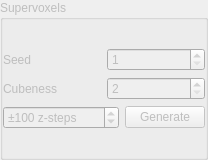
             <widget class="QGroupBox" name="groupBoxSupervoxels">
              <property name="enabled">
               <bool>false</bool>
              </property>
              <property name="sizePolicy">
               <sizepolicy hsizetype="Preferred" vsizetype="Fixed">
                <horstretch>0</horstretch>
                <verstretch>0</verstretch>
               </sizepolicy>
              </property>
              <property name="minimumSize">
               <size>
                <width>0</width>
                <height>160</height>
               </size>
              </property>
              <property name="autoFillBackground">
               <bool>false</bool>
              </property>
              <property name="title">
               <string>Supervoxels</string>
              </property>
              <property name="flat">
               <bool>false</bool>
              </property>
              <layout class="QVBoxLayout" name="verticalLayout_5">
               <property name="leftMargin">
                <number>0</number>
               </property>
               <property name="rightMargin">
                <number>0</number>
               </property>
               <item>
                <layout class="QVBoxLayout" name="verticalLayout_6">
                 <item>
                  <layout class="QHBoxLayout" name="horizontalLayout_4" stretch="0,0">
                   <property name="sizeConstraint">
                    <enum>QLayout::SetDefaultConstraint</enum>
                   </property>
                   <property name="topMargin">
                    <number>0</number>
                   </property>
                   <property name="rightMargin">
                    <number>0</number>
                   </property>
                   <item>
                    <widget class="QLabel" name="label">
                     <property name="text">
                      <string>Seed</string>
                     </property>
                    </widget>
                   </item>
                   <item>
                    <widget class="QSpinBox" name="spinSVSeed">
                     <property name="minimum">
                      <number>1</number>
                     </property>
                    </widget>
                   </item>
                  </layout>
                 </item>
                 <item>
                  <layout class="QHBoxLayout" name="horizontalLayout_2">
                   <item>
                    <widget class="QLabel" name="label_2">
                     <property name="text">
                      <string>Cubeness</string>
                     </property>
                    </widget>
                   </item>
                   <item>
                    <widget class="QSpinBox" name="spinSVCubeness">
                     <property name="minimum">
                      <number>2</number>
                     </property>
                     <property name="maximum">
                      <number>900</number>
                     </property>
                     <property name="singleStep">
                      <number>3</number>
                     </property>
                    </widget>
                   </item>
                  </layout>
                 </item>
                 <item>
                  <layout class="QHBoxLayout" name="horizontalLayout_5">
                   <item>
                    <widget class="QSpinBox" name="spinSVZ">
                     <property name="sizePolicy">
                      <sizepolicy hsizetype="Fixed" vsizetype="Fixed">
                       <horstretch>0</horstretch>
                       <verstretch>0</verstretch>
                      </sizepolicy>
                     </property>
                     <property name="suffix">
                      <string> z-steps</string>
                     </property>
                     <property name="prefix">
                      <string>±</string>
                     </property>
                     <property name="minimum">
                      <number>20</number>
                     </property>
                     <property name="maximum">
                      <number>999999999</number>
                     </property>
                     <property name="singleStep">
                      <number>5</number>
                     </property>
                     <property name="value">
                      <number>100</number>
                     </property>
                    </widget>
                   </item>
                   <item>
                    <widget class="QPushButton" name="butGenSV">
                     <property name="text">
                      <string>Generate</string>
                     </property>
                    </widget>
                   </item>
                  </layout>
                 </item>
                </layout>
               </item>
              </layout>
             </widget>
